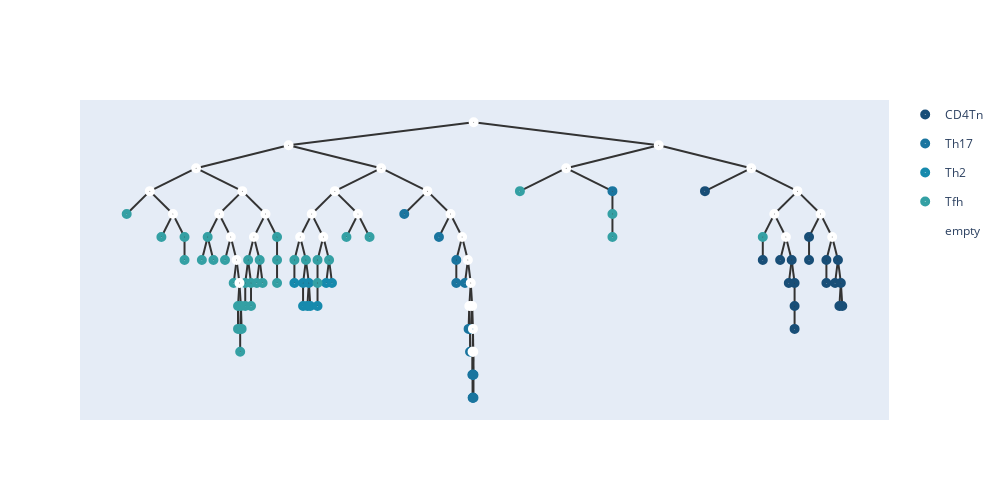

Here is the notebook cell this chart was saved with:
### Code cell
temp,root = merge_points(similarities,root,nodes1,embeddings,0,1,100,n)
for i in nodes1:
    i.hyper = temp[int(i)]
    i.value =  temp[int(i)]
embeddings = temp.numpy();
add_meta(root,meta_list1,[])
show_tree(root,color=['#184e77','#1a759f','#168aad',"#34a0a4",'#52b69a','#99d98c','#76c893','#99d98c']).show_fig()
remove_meta(root);

### Figure 1 — Plotly figure (JSON) as saved in the notebook; plotly's stock layout.template omitted (floating-point values rounded to 4 significant figures)
{"data": [{"hoverinfo": "text", "hovertext": ["38_CD4Tn", "58_CD4Tn", "64_CD4Tn", "60_CD4Tn", "66_CD4Tn", "13_CD4Tn", "32_CD4Tn", "12_CD4Tn", "22_CD4Tn", "65_CD4Tn", "74_CD4Tn", "59_CD4Tn", "21_CD4Tn", "16_CD4Tn", "67_CD4Tn", "27_CD4Tn", "40_CD4Tn"], "legendgroup": "CD4Tn", "marker": {"color": "#184e77", "size": 10, "symbol": "circle-dot"}, "mode": "markers+text", "name": "CD4Tn", "type": "scatter", "x": [8.312, 9.016, 9.227, 9.367, 9.332, 9.402, 9.402, 9.402, 9.578, 9.578, 9.789, 9.789, 9.93, 9.895, 9.965, 9.947, 9.982], "y": [0.5, -4, -4, -4, -5.5, -5.5, -7, -8.5, -2.5, -4, -4, -5.5, -4, -5.5, -5.5, -7, -7]}, {"hoverinfo": "text", "hovertext": ["76_Th17", "71_Th17", "14_Th17", "28_Th17", "50_Th17", "26_Th17", "25_Th17", "23_Th17", "6_Th17", "63_Th17", "17_Th17", "19_Th17", "33_Th17", "9_Th17", "73_Th17", "55_Th17", "30_Th17"], "legendgroup": "Th17", "marker": {"color": "#1a759f", "size": 10, "symbol": "circle-dot"}, "mode": "markers+text", "name": "Th17", "type": "scatter", "x": [4.656, 5.078, 5.289, 5.289, 5.395, 5.438, 5.456, 5.456, 5.474, 5.485, 5.489, 5.488, 5.49, 5.493, 5.498, 5.498, 7.188], "y": [-1, -2.5, -4, -5.5, -5.5, -8.5, -8.5, -10, -8.5, -11.5, -11.5, -13, -13, -11.5, -11.5, -13, 0.5]}, {"hoverinfo": "text", "hovertext": ["2_Th2", "8_Th2", "54_Th2", "11_Th2", "0_Th2", "7_Th2", "72_Th2", "48_Th2", "78_Th2"], "legendgroup": "Th2", "marker": {"color": "#168aad", "size": 10, "symbol": "circle-dot"}, "mode": "markers+text", "name": "Th2", "type": "scatter", "x": [3.32, 3.426, 3.426, 3.496, 3.479, 3.514, 3.602, 3.707, 3.777], "y": [-5.5, -5.5, -7, -5.5, -7, -7, -7, -5.5, -5.5]}, {"hoverinfo": "text", "hovertext": ["31_Tfh", "61_Tfh", "44_Tfh", "20_Tfh", "1_Tfh", "49_Tfh", "4_Tfh", "37_Tfh", "51_Tfh", "34_Tfh", "43_Tfh", "56_Tfh", "62_Tfh", "68_Tfh", "10_Tfh", "18_Tfh", "75_Tfh", "5_Tfh", "46_Tfh", "57_Tfh", "52_Tfh", "53_Tfh", "36_Tfh", "79_Tfh", "42_Tfh", "45_Tfh", "35_Tfh", "47_Tfh", "39_Tfh", "15_Tfh", "41_Tfh", "29_Tfh", "69_Tfh", "70_Tfh", "3_Tfh", "24_Tfh", "77_Tfh"], "legendgroup": "Tfh", "marker": {"color": "#34a0a4", "size": 10, "symbol": "circle-dot"}, "mode": "markers+text", "name": "Tfh", "type": "scatter", "x": [1.281, 1.703, 1.984, 1.984, 2.266, 2.195, 2.336, 2.477, 2.582, 2.635, 2.635, 2.67, 2.661, 2.661, 2.679, 2.758, 2.723, 2.723, 2.793, 2.793, 2.898, 2.863, 2.934, 3.109, 3.109, 3.109, 3.32, 3.461, 3.602, 3.602, 3.742, 3.953, 4.234, 6.062, 7.188, 7.188, 9.016], "y": [-1, -2.5, -2.5, -4, -2.5, -4, -4, -4, -5.5, -7, -8.5, -7, -8.5, -10, -8.5, -4, -5.5, -7, -5.5, -7, -4, -5.5, -5.5, -2.5, -4, -5.5, -4, -4, -4, -5.5, -4, -2.5, -2.5, 0.5, -1, -2.5, -2.5]}, {"hoverinfo": "text", "hovertext": ["158", "156", "151", "148", "144", "149", "132", "129", "126", "125", "141", "117", "155", "150", "134", "118", "131", "138", "153", "152", "145", "142", "140", "137", "139", "136", "127", "135", "157", "146", "154", "147", "128", "124", "143", "130"], "legendgroup": "empty", "marker": {"color": "#fff", "size": 10, "symbol": "circle-dot"}, "mode": "markers+text", "name": "empty", "type": "scatter", "x": [5.5, 3.25, 2.125, 1.562, 1.844, 2.688, 2.406, 2.547, 2.617, 2.652, 2.969, 2.828, 4.375, 3.812, 3.531, 3.391, 3.672, 4.094, 4.938, 5.219, 5.359, 5.43, 5.465, 5.447, 5.482, 5.491, 5.487, 5.496, 7.75, 6.625, 8.875, 9.438, 9.156, 9.297, 9.719, 9.859], "y": [5, 3.5, 2, 0.5, -1, 0.5, -1, -2.5, -4, -5.5, -1, -2.5, 2, 0.5, -1, -2.5, -2.5, -1, 0.5, -1, -2.5, -4, -5.5, -7, -7, -8.5, -10, -10, 3.5, 2, 2, 0.5, -1, -2.5, -1, -2.5]}], "layout": {"height": 500, "shapes": [{"layer": "below", "line": {"color": "#333", "width": 2}, "type": "line", "x0": 5.5, "x1": 5.5, "y0": 5, "y1": 5}, {"layer": "below", "line": {"color": "#333", "width": 2}, "type": "line", "x0": 5.5, "x1": 3.25, "y0": 5, "y1": 3.5}, {"layer": "below", "line": {"color": "#333", "width": 2}, "type": "line", "x0": 3.25, "x1": 2.125, "y0": 3.5, "y1": 2}, {"layer": "below", "line": {"color": "#333", "width": 2}, "type": "line", "x0": 2.125, "x1": 1.562, "y0": 2, "y1": 0.5}, {"layer": "below", "line": {"color": "#333", "width": 2}, "type": "line", "x0": 1.562, "x1": 1.281, "y0": 0.5, "y1": -1}, {"layer": "below", "line": {"color": "#333", "width": 2}, "type": "line", "x0": 1.562, "x1": 1.844, "y0": 0.5, "y1": -1}, {"layer": "below", "line": {"color": "#333", "width": 2}, "type": "line", "x0": 1.844, "x1": 1.703, "y0": -1, "y1": -2.5}, {"layer": "below", "line": {"color": "#333", "width": 2}, "type": "line", "x0": 1.844, "x1": 1.984, "y0": -1, "y1": -2.5}, {"layer": "below", "line": {"color": "#333", "width": 2}, "type": "line", "x0": 1.984, "x1": 1.984, "y0": -2.5, "y1": -4}, {"layer": "below", "line": {"color": "#333", "width": 2}, "type": "line", "x0": 2.125, "x1": 2.688, "y0": 2, "y1": 0.5}, {"layer": "below", "line": {"color": "#333", "width": 2}, "type": "line", "x0": 2.688, "x1": 2.406, "y0": 0.5, "y1": -1}, {"layer": "below", "line": {"color": "#333", "width": 2}, "type": "line", "x0": 2.406, "x1": 2.266, "y0": -1, "y1": -2.5}, {"layer": "below", "line": {"color": "#333", "width": 2}, "type": "line", "x0": 2.266, "x1": 2.195, "y0": -2.5, "y1": -4}, {"layer": "below", "line": {"color": "#333", "width": 2}, "type": "line", "x0": 2.266, "x1": 2.336, "y0": -2.5, "y1": -4}, {"layer": "below", "line": {"color": "#333", "width": 2}, "type": "line", "x0": 2.406, "x1": 2.547, "y0": -1, "y1": -2.5}, {"layer": "below", "line": {"color": "#333", "width": 2}, "type": "line", "x0": 2.547, "x1": 2.477, "y0": -2.5, "y1": -4}, {"layer": "below", "line": {"color": "#333", "width": 2}, "type": "line", "x0": 2.547, "x1": 2.617, "y0": -2.5, "y1": -4}, {"layer": "below", "line": {"color": "#333", "width": 2}, "type": "line", "x0": 2.617, "x1": 2.582, "y0": -4, "y1": -5.5}, {"layer": "below", "line": {"color": "#333", "width": 2}, "type": "line", "x0": 2.617, "x1": 2.652, "y0": -4, "y1": -5.5}, {"layer": "below", "line": {"color": "#333", "width": 2}, "type": "line", "x0": 2.652, "x1": 2.635, "y0": -5.5, "y1": -7}, {"layer": "below", "line": {"color": "#333", "width": 2}, "type": "line", "x0": 2.635, "x1": 2.635, "y0": -7, "y1": -8.5}, {"layer": "below", "line": {"color": "#333", "width": 2}, "type": "line", "x0": 2.652, "x1": 2.67, "y0": -5.5, "y1": -7}, {"layer": "below", "line": {"color": "#333", "width": 2}, "type": "line", "x0": 2.67, "x1": 2.661, "y0": -7, "y1": -8.5}, {"layer": "below", "line": {"color": "#333", "width": 2}, "type": "line", "x0": 2.661, "x1": 2.661, "y0": -8.5, "y1": -10}, {"layer": "below", "line": {"color": "#333", "width": 2}, "type": "line", "x0": 2.67, "x1": 2.679, "y0": -7, "y1": -8.5}, {"layer": "below", "line": {"color": "#333", "width": 2}, "type": "line", "x0": 2.688, "x1": 2.969, "y0": 0.5, "y1": -1}, {"layer": "below", "line": {"color": "#333", "width": 2}, "type": "line", "x0": 2.969, "x1": 2.828, "y0": -1, "y1": -2.5}, {"layer": "below", "line": {"color": "#333", "width": 2}, "type": "line", "x0": 2.828, "x1": 2.758, "y0": -2.5, "y1": -4}, {"layer": "below", "line": {"color": "#333", "width": 2}, "type": "line", "x0": 2.758, "x1": 2.723, "y0": -4, "y1": -5.5}, {"layer": "below", "line": {"color": "#333", "width": 2}, "type": "line", "x0": 2.723, "x1": 2.723, "y0": -5.5, "y1": -7}, {"layer": "below", "line": {"color": "#333", "width": 2}, "type": "line", "x0": 2.758, "x1": 2.793, "y0": -4, "y1": -5.5}, {"layer": "below", "line": {"color": "#333", "width": 2}, "type": "line", "x0": 2.793, "x1": 2.793, "y0": -5.5, "y1": -7}, {"layer": "below", "line": {"color": "#333", "width": 2}, "type": "line", "x0": 2.828, "x1": 2.898, "y0": -2.5, "y1": -4}, {"layer": "below", "line": {"color": "#333", "width": 2}, "type": "line", "x0": 2.898, "x1": 2.863, "y0": -4, "y1": -5.5}, {"layer": "below", "line": {"color": "#333", "width": 2}, "type": "line", "x0": 2.898, "x1": 2.934, "y0": -4, "y1": -5.5}, {"layer": "below", "line": {"color": "#333", "width": 2}, "type": "line", "x0": 2.969, "x1": 3.109, "y0": -1, "y1": -2.5}, {"layer": "below", "line": {"color": "#333", "width": 2}, "type": "line", "x0": 3.109, "x1": 3.109, "y0": -2.5, "y1": -4}, {"layer": "below", "line": {"color": "#333", "width": 2}, "type": "line", "x0": 3.109, "x1": 3.109, "y0": -4, "y1": -5.5}, {"layer": "below", "line": {"color": "#333", "width": 2}, "type": "line", "x0": 3.25, "x1": 4.375, "y0": 3.5, "y1": 2}, {"layer": "below", "line": {"color": "#333", "width": 2}, "type": "line", "x0": 4.375, "x1": 3.812, "y0": 2, "y1": 0.5}, {"layer": "below", "line": {"color": "#333", "width": 2}, "type": "line", "x0": 3.812, "x1": 3.531, "y0": 0.5, "y1": -1}, {"layer": "below", "line": {"color": "#333", "width": 2}, "type": "line", "x0": 3.531, "x1": 3.391, "y0": -1, "y1": -2.5}, {"layer": "below", "line": {"color": "#333", "width": 2}, "type": "line", "x0": 3.391, "x1": 3.32, "y0": -2.5, "y1": -4}, {"layer": "below", "line": {"color": "#333", "width": 2}, "type": "line", "x0": 3.32, "x1": 3.32, "y0": -4, "y1": -5.5}, {"layer": "below", "line": {"color": "#333", "width": 2}, "type": "line", "x0": 3.391, "x1": 3.461, "y0": -2.5, "y1": -4}, {"layer": "below", "line": {"color": "#333", "width": 2}, "type": "line", "x0": 3.461, "x1": 3.426, "y0": -4, "y1": -5.5}, {"layer": "below", "line": {"color": "#333", "width": 2}, "type": "line", "x0": 3.426, "x1": 3.426, "y0": -5.5, "y1": -7}, {"layer": "below", "line": {"color": "#333", "width": 2}, "type": "line", "x0": 3.461, "x1": 3.496, "y0": -4, "y1": -5.5}, {"layer": "below", "line": {"color": "#333", "width": 2}, "type": "line", "x0": 3.496, "x1": 3.479, "y0": -5.5, "y1": -7}, {"layer": "below", "line": {"color": "#333", "width": 2}, "type": "line", "x0": 3.496, "x1": 3.514, "y0": -5.5, "y1": -7}, {"layer": "below", "line": {"color": "#333", "width": 2}, "type": "line", "x0": 3.531, "x1": 3.672, "y0": -1, "y1": -2.5}, {"layer": "below", "line": {"color": "#333", "width": 2}, "type": "line", "x0": 3.672, "x1": 3.602, "y0": -2.5, "y1": -4}, {"layer": "below", "line": {"color": "#333", "width": 2}, "type": "line", "x0": 3.602, "x1": 3.602, "y0": -4, "y1": -5.5}, {"layer": "below", "line": {"color": "#333", "width": 2}, "type": "line", "x0": 3.602, "x1": 3.602, "y0": -5.5, "y1": -7}, {"layer": "below", "line": {"color": "#333", "width": 2}, "type": "line", "x0": 3.672, "x1": 3.742, "y0": -2.5, "y1": -4}, {"layer": "below", "line": {"color": "#333", "width": 2}, "type": "line", "x0": 3.742, "x1": 3.707, "y0": -4, "y1": -5.5}, {"layer": "below", "line": {"color": "#333", "width": 2}, "type": "line", "x0": 3.742, "x1": 3.777, "y0": -4, "y1": -5.5}, {"layer": "below", "line": {"color": "#333", "width": 2}, "type": "line", "x0": 3.812, "x1": 4.094, "y0": 0.5, "y1": -1}, {"layer": "below", "line": {"color": "#333", "width": 2}, "type": "line", "x0": 4.094, "x1": 3.953, "y0": -1, "y1": -2.5}, {"layer": "below", "line": {"color": "#333", "width": 2}, "type": "line", "x0": 4.094, "x1": 4.234, "y0": -1, "y1": -2.5}, {"layer": "below", "line": {"color": "#333", "width": 2}, "type": "line", "x0": 4.375, "x1": 4.938, "y0": 2, "y1": 0.5}, {"layer": "below", "line": {"color": "#333", "width": 2}, "type": "line", "x0": 4.938, "x1": 4.656, "y0": 0.5, "y1": -1}, {"layer": "below", "line": {"color": "#333", "width": 2}, "type": "line", "x0": 4.938, "x1": 5.219, "y0": 0.5, "y1": -1}, {"layer": "below", "line": {"color": "#333", "width": 2}, "type": "line", "x0": 5.219, "x1": 5.078, "y0": -1, "y1": -2.5}, {"layer": "below", "line": {"color": "#333", "width": 2}, "type": "line", "x0": 5.219, "x1": 5.359, "y0": -1, "y1": -2.5}, {"layer": "below", "line": {"color": "#333", "width": 2}, "type": "line", "x0": 5.359, "x1": 5.289, "y0": -2.5, "y1": -4}, {"layer": "below", "line": {"color": "#333", "width": 2}, "type": "line", "x0": 5.289, "x1": 5.289, "y0": -4, "y1": -5.5}, {"layer": "below", "line": {"color": "#333", "width": 2}, "type": "line", "x0": 5.359, "x1": 5.43, "y0": -2.5, "y1": -4}, {"layer": "below", "line": {"color": "#333", "width": 2}, "type": "line", "x0": 5.43, "x1": 5.395, "y0": -4, "y1": -5.5}, {"layer": "below", "line": {"color": "#333", "width": 2}, "type": "line", "x0": 5.43, "x1": 5.465, "y0": -4, "y1": -5.5}, {"layer": "below", "line": {"color": "#333", "width": 2}, "type": "line", "x0": 5.465, "x1": 5.447, "y0": -5.5, "y1": -7}, {"layer": "below", "line": {"color": "#333", "width": 2}, "type": "line", "x0": 5.447, "x1": 5.438, "y0": -7, "y1": -8.5}, {"layer": "below", "line": {"color": "#333", "width": 2}, "type": "line", "x0": 5.447, "x1": 5.456, "y0": -7, "y1": -8.5}, {"layer": "below", "line": {"color": "#333", "width": 2}, "type": "line", "x0": 5.456, "x1": 5.456, "y0": -8.5, "y1": -10}, {"layer": "below", "line": {"color": "#333", "width": 2}, "type": "line", "x0": 5.465, "x1": 5.482, "y0": -5.5, "y1": -7}, {"layer": "below", "line": {"color": "#333", "width": 2}, "type": "line", "x0": 5.482, "x1": 5.474, "y0": -7, "y1": -8.5}, {"layer": "below", "line": {"color": "#333", "width": 2}, "type": "line", "x0": 5.482, "x1": 5.491, "y0": -7, "y1": -8.5}, {"layer": "below", "line": {"color": "#333", "width": 2}, "type": "line", "x0": 5.491, "x1": 5.487, "y0": -8.5, "y1": -10}, {"layer": "below", "line": {"color": "#333", "width": 2}, "type": "line", "x0": 5.487, "x1": 5.485, "y0": -10, "y1": -11.5}, {"layer": "below", "line": {"color": "#333", "width": 2}, "type": "line", "x0": 5.487, "x1": 5.489, "y0": -10, "y1": -11.5}, {"layer": "below", "line": {"color": "#333", "width": 2}, "type": "line", "x0": 5.489, "x1": 5.488, "y0": -11.5, "y1": -13}, {"layer": "below", "line": {"color": "#333", "width": 2}, "type": "line", "x0": 5.489, "x1": 5.49, "y0": -11.5, "y1": -13}, {"layer": "below", "line": {"color": "#333", "width": 2}, "type": "line", "x0": 5.491, "x1": 5.496, "y0": -8.5, "y1": -10}, {"layer": "below", "line": {"color": "#333", "width": 2}, "type": "line", "x0": 5.496, "x1": 5.493, "y0": -10, "y1": -11.5}, {"layer": "below", "line": {"color": "#333", "width": 2}, "type": "line", "x0": 5.496, "x1": 5.498, "y0": -10, "y1": -11.5}, {"layer": "below", "line": {"color": "#333", "width": 2}, "type": "line", "x0": 5.498, "x1": 5.498, "y0": -11.5, "y1": -13}, {"layer": "below", "line": {"color": "#333", "width": 2}, "type": "line", "x0": 5.5, "x1": 7.75, "y0": 5, "y1": 3.5}, {"layer": "below", "line": {"color": "#333", "width": 2}, "type": "line", "x0": 7.75, "x1": 6.625, "y0": 3.5, "y1": 2}, {"layer": "below", "line": {"color": "#333", "width": 2}, "type": "line", "x0": 6.625, "x1": 6.062, "y0": 2, "y1": 0.5}, {"layer": "below", "line": {"color": "#333", "width": 2}, "type": "line", "x0": 6.625, "x1": 7.188, "y0": 2, "y1": 0.5}, {"layer": "below", "line": {"color": "#333", "width": 2}, "type": "line", "x0": 7.188, "x1": 7.188, "y0": 0.5, "y1": -1}, {"layer": "below", "line": {"color": "#333", "width": 2}, "type": "line", "x0": 7.188, "x1": 7.188, "y0": -1, "y1": -2.5}, {"layer": "below", "line": {"color": "#333", "width": 2}, "type": "line", "x0": 7.75, "x1": 8.875, "y0": 3.5, "y1": 2}, {"layer": "below", "line": {"color": "#333", "width": 2}, "type": "line", "x0": 8.875, "x1": 8.312, "y0": 2, "y1": 0.5}, {"layer": "below", "line": {"color": "#333", "width": 2}, "type": "line", "x0": 8.875, "x1": 9.438, "y0": 2, "y1": 0.5}, {"layer": "below", "line": {"color": "#333", "width": 2}, "type": "line", "x0": 9.438, "x1": 9.156, "y0": 0.5, "y1": -1}, {"layer": "below", "line": {"color": "#333", "width": 2}, "type": "line", "x0": 9.156, "x1": 9.016, "y0": -1, "y1": -2.5}, {"layer": "below", "line": {"color": "#333", "width": 2}, "type": "line", "x0": 9.016, "x1": 9.016, "y0": -2.5, "y1": -4}, {"layer": "below", "line": {"color": "#333", "width": 2}, "type": "line", "x0": 9.156, "x1": 9.297, "y0": -1, "y1": -2.5}, {"layer": "below", "line": {"color": "#333", "width": 2}, "type": "line", "x0": 9.297, "x1": 9.227, "y0": -2.5, "y1": -4}, {"layer": "below", "line": {"color": "#333", "width": 2}, "type": "line", "x0": 9.297, "x1": 9.367, "y0": -2.5, "y1": -4}, {"layer": "below", "line": {"color": "#333", "width": 2}, "type": "line", "x0": 9.367, "x1": 9.332, "y0": -4, "y1": -5.5}, {"layer": "below", "line": {"color": "#333", "width": 2}, "type": "line", "x0": 9.367, "x1": 9.402, "y0": -4, "y1": -5.5}, {"layer": "below", "line": {"color": "#333", "width": 2}, "type": "line", "x0": 9.402, "x1": 9.402, "y0": -5.5, "y1": -7}, {"layer": "below", "line": {"color": "#333", "width": 2}, "type": "line", "x0": 9.402, "x1": 9.402, "y0": -7, "y1": -8.5}, {"layer": "below", "line": {"color": "#333", "width": 2}, "type": "line", "x0": 9.438, "x1": 9.719, "y0": 0.5, "y1": -1}, {"layer": "below", "line": {"color": "#333", "width": 2}, "type": "line", "x0": 9.719, "x1": 9.578, "y0": -1, "y1": -2.5}, {"layer": "below", "line": {"color": "#333", "width": 2}, "type": "line", "x0": 9.578, "x1": 9.578, "y0": -2.5, "y1": -4}, {"layer": "below", "line": {"color": "#333", "width": 2}, "type": "line", "x0": 9.719, "x1": 9.859, "y0": -1, "y1": -2.5}, {"layer": "below", "line": {"color": "#333", "width": 2}, "type": "line", "x0": 9.859, "x1": 9.789, "y0": -2.5, "y1": -4}, {"layer": "below", "line": {"color": "#333", "width": 2}, "type": "line", "x0": 9.789, "x1": 9.789, "y0": -4, "y1": -5.5}, {"layer": "below", "line": {"color": "#333", "width": 2}, "type": "line", "x0": 9.859, "x1": 9.93, "y0": -2.5, "y1": -4}, {"layer": "below", "line": {"color": "#333", "width": 2}, "type": "line", "x0": 9.93, "x1": 9.895, "y0": -4, "y1": -5.5}, {"layer": "below", "line": {"color": "#333", "width": 2}, "type": "line", "x0": 9.93, "x1": 9.965, "y0": -4, "y1": -5.5}, {"layer": "below", "line": {"color": "#333", "width": 2}, "type": "line", "x0": 9.965, "x1": 9.947, "y0": -5.5, "y1": -7}, {"layer": "below", "line": {"color": "#333", "width": 2}, "type": "line", "x0": 9.965, "x1": 9.982, "y0": -5.5, "y1": -7}], "width": 1000, "xaxis": {"showgrid": false, "showline": false, "showticklabels": false, "zeroline": false}, "yaxis": {"showgrid": false, "showline": false, "showticklabels": false, "zeroline": false}}}
